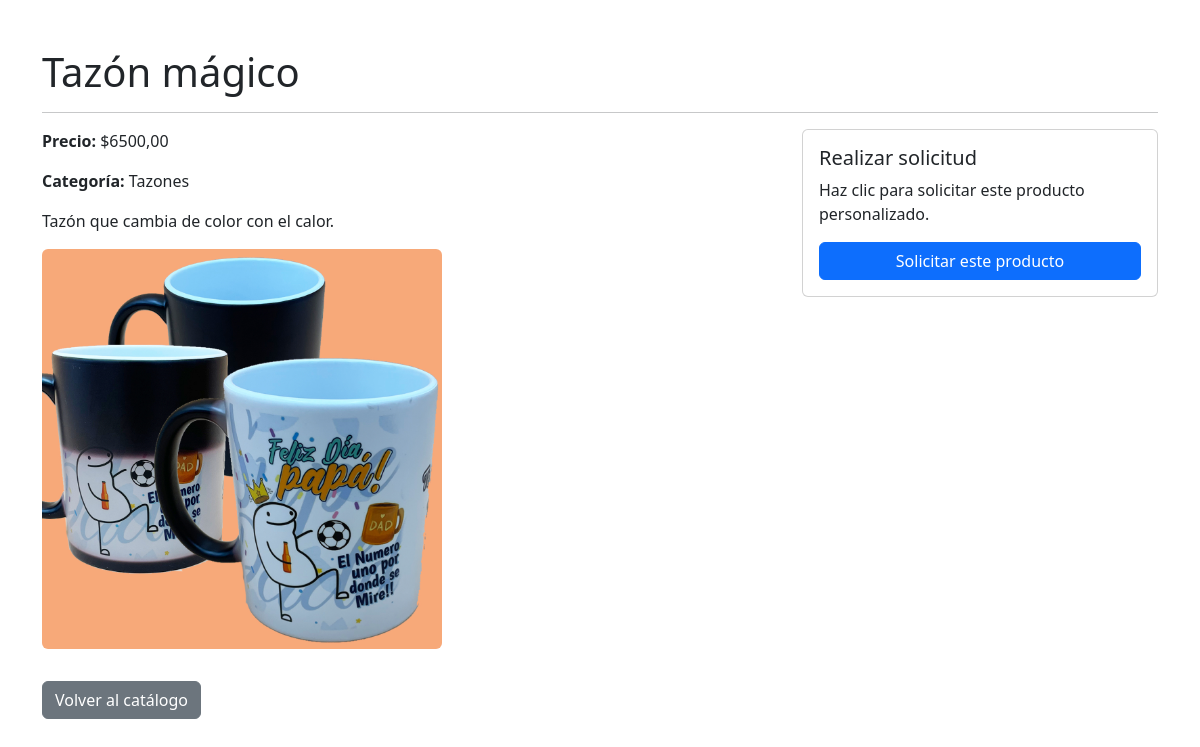
/producto/2/, run on the app's committed database.
### tiendaOnlineApp/models.py (models this page shows, shortened)
class Product(models.Model):
	name = models.CharField(max_length=200)
	description = models.TextField(max_length=2000)
	category = models.ForeignKey(Category, on_delete=models.PROTECT, related_name='products')
	price = models.DecimalField(max_digits=10, decimal_places=2)
	featured = models.BooleanField(default=False)
	foto1 = models.ImageField(upload_to='productos', null=True, max_length=1000)
	foto2 = models.ImageField(upload_to='productos', null=True, blank=True, max_length=1000)
	foto3 = models.ImageField(upload_to='productos', null=True, blank=True, max_length=1000)
	class Meta:
		verbose_name = 'Producto'
		verbose_name_plural = 'Productos'

class Category(models.Model):
	name = models.CharField(max_length=100)
	slug = models.SlugField(max_length=120, unique=True)
	class Meta:
		verbose_name = 'Categoría'
		verbose_name_plural = 'Categorías'

### tiendaOnlineApp/views.py (the view)
# urls.py: path('producto/<int:pk>/', views.producto_detalle, name='producto_detalle'),
def producto_detalle(request, pk):
    producto = get_object_or_404(Product, pk=pk)
    return render(request, 'producto_detalle.html', {
        'producto': producto,
    })

### templates/producto_detalle.html (shortened to what this page needs)
<!doctype html>
<html lang="es">
<head>
    <link href="https://cdn.jsdelivr.net/npm/bootstrap@5.3.8/dist/css/bootstrap.min.css" rel="stylesheet">
</head>
<body>
    <div class="container mt-5">
        <h1>{{ producto.name }}</h1>
        <hr>
        <div class="row">
            <div class="col-md-8">
                <p><strong>Precio:</strong> ${{ producto.price }}</p>
                <p><strong>Categoría:</strong> {{ producto.category.name }}</p>
                <p>{{ producto.description }}</p>
                <div class="mb-4">
                    {% if producto.foto1 %}
                        <img src="{{ producto.foto1.url }}" class="img-fluid rounded mb-2" style="max-width: 400px; max-height: 400px;" alt="Foto 1">
                    {% endif %}
                </div>
                <a href="{% url 'index' %}" class="btn btn-secondary">Volver al catálogo</a>
            </div>
            <div class="col-md-4">
                <div class="card">
                    <div class="card-body">
                        <h5 class="card-title">Realizar solicitud</h5>
                        <p class="card-text">Haz clic para solicitar este producto personalizado.</p>
                        <a href="{% url 'pedido_solicitud' producto.pk %}" class="btn btn-primary w-100">Solicitar este producto</a>
                    </div>
                </div>
            </div>
        </div>
    </div>
</body>
</html>

### data on the page
Product: name "Tazón mágico", price "6500,00", category.name "Tazones", description "Tazón que cambia de color con el calor.", foto1 (picture)
